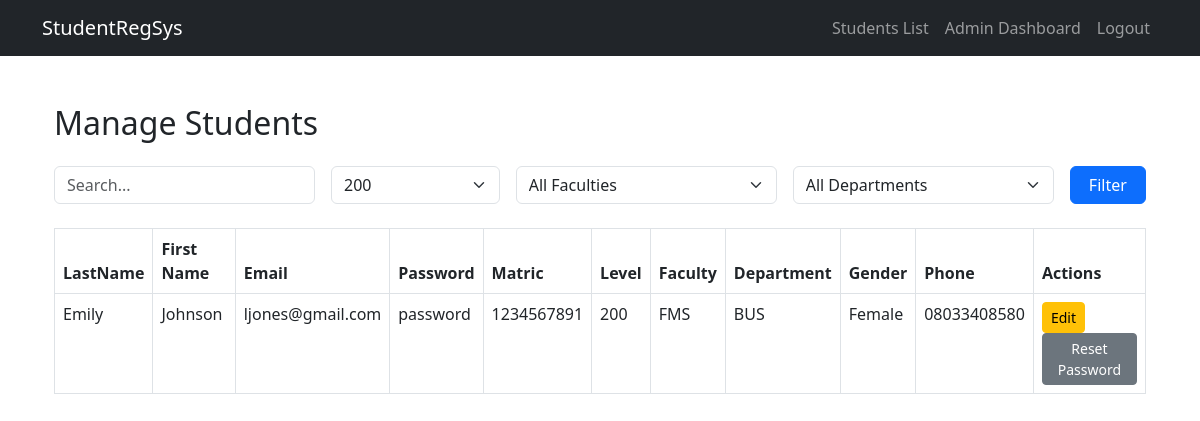
/admin/students.php?level=200 (signed in), run on the app's committed database.
### tables this page shows
CREATE TABLE `students` (
  `id` int(11) NOT NULL,
  `last_name` varchar(100) NOT NULL,
  `first_name` varchar(100) NOT NULL,
  `middle_name` varchar(100) DEFAULT NULL,
  `email` varchar(100) NOT NULL,
  `password` varchar(255) NOT NULL,
  `confirm_password` varchar(100) NOT NULL,
  `level` varchar(20) NOT NULL,
  `faculty` varchar(20) NOT NULL,
  `department` varchar(20) NOT NULL,
  `matric_number` varchar(20) NOT NULL,
  `gender` enum('Male','Female') NOT NULL,
  `phone` varchar(20) DEFAULT NULL,
  `name` varchar(255) DEFAULT NULL,
  `created_at` timestamp NOT NULL DEFAULT current_timestamp()
);

### admin/students.php (the view, shortened to what this page needs)
<?php
require_once '../config/db.php';
$limit = 10;
$page = isset($_GET['page']) ? (int) $_GET['page'] : 1;
$offset = ($page - 1) * $limit;
$search = $_GET['search'] ?? '';
$level = $_GET['level'] ?? '';
$query = "SELECT s.* FROM students s
          WHERE 1";
$params = [];
if ($level) {
    $query .= " AND s.level = ?";
    $params[] = $level;
}
$query .= " ORDER BY s.last_name ASC LIMIT $limit OFFSET $offset";
$stmt = $pdo->prepare($query);
$stmt->execute($params);
$students = $stmt->fetchAll(PDO::FETCH_ASSOC);
include '../includes/header.php';
?>
<div class="container mt-5">
    <h2 class="mb-4">Manage Students</h2>
    <form class="row g-3 mb-4" method="get">
        <div class="col-md-3">
            <input type="text" name="search" class="form-control" placeholder="Search..." value="<?= htmlspecialchars($search) ?>">
        </div>
        <div class="col-md-2">
            <select name="level" class="form-select">
                <option <?= $level == '200' ? 'selected' : '' ?>>200</option>
            </select>
        </div>
        <div class="col-md-3">
            <select name="faculty" class="form-select">
                <option value="">All Faculties</option>
            </select>
        </div>
        <div class="col-md-3">
            <select name="department" class="form-select">
                <option value="">All Departments</option>
            </select>
        </div>
        <div class="col-md-1">
            <button class="btn btn-primary w-100">Filter</button>
        </div>
    </form>
    <table class="table table-bordered table-hover">
        <thead>
            <tr>
                <th>LastName</th>
                <th>First Name</th>
                <th>Email</th>
                <th>Password</th>
                <th>Matric</th>
                <th>Level</th>
                <th>Faculty</th>
                <th>Department</th>
                <th>Gender</th>
                <th>Phone</th>
                <th>Actions</th>
            </tr>
        </thead>
        <tbody>
        <?php if ($students): ?>
            <?php foreach ($students as $s): ?>
                <tr>
                    <td><?= htmlspecialchars($s['last_name']) ?></td>
                      <td><?= htmlspecialchars($s['first_name']) ?></td>
                    <td><?= htmlspecialchars($s['email']) ?></td>
                       <td><?= htmlspecialchars($s['confirm_password']) ?></td>
                    <td><?= htmlspecialchars($s['matric_number']) ?></td>
                    <td><?= htmlspecialchars($s['level']) ?></td>
                    <td><?= htmlspecialchars($s['faculty']) ?></td>
                    <td><?= htmlspecialchars($s['department']) ?></td>
                    <td><?= htmlspecialchars($s['gender']) ?></td>
                    <td><?= htmlspecialchars($s['phone']) ?></td>
                    <td>
                        <a href="edit_student.php?id=<?= $s['id'] ?>" class="btn btn-sm btn-warning">Edit</a>
                        <a href="reset_password.php?id=<?= $s['id'] ?>" class="btn btn-sm btn-secondary">Reset Password</a>
                    </td>
                </tr>
            <?php endforeach; ?>
        <?php else: ?>
            <tr><td colspan="9" class="text-center">No students found.</td></tr>
        <?php endif; ?>
        </tbody>
    </table>
</div>
<?php include '../includes/footer.php'; ?>

### data on the page
students: last_name "Emily", first_name "Johnson", email "ljones@gmail.com", confirm_password "password", matric_number "1234567891", level "200", faculty "FMS", department "BUS", gender "Female", phone "08033408580"
